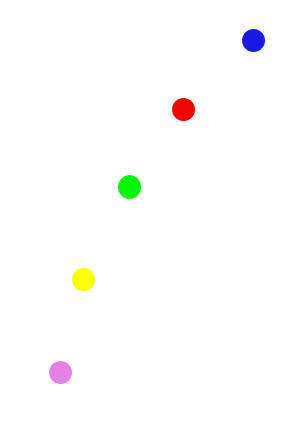
//> input picture week-02/task-02/assets/input_01.jpg, 300 x 425 px
$ ./main   (built with g++ and OpenCV 4)
//> lines starting //> are read from the running program, lines starting //| are printed output that depends on the picture; after the words box and inside, x2 and y2 are one past the last pixel; in counts of white or black regions, pixels touching at a corner belong together
#include <opencv2/opencv.hpp>
#include <iostream>

using namespace cv;
using namespace std;

int pxb_max = 0, pxb_min = 0, pyb_min = 0;
int xb_tmp = 0, yb_tmp = 0;

int pxr_max = 0, pxr_min = 0, pyr_min = 0;
int xr_tmp = 0, yr_tmp = 0;

int pxg_max = 0, pxg_min = 0, pyg_min = 0;
int xg_tmp = 0, yg_tmp = 0;

int pxy_max = 0, pxy_min = 0, pyy_min = 0;
int xy_tmp = 0, yy_tmp = 0;

int pxp_max = 0, pxp_min = 0, pyp_min = 0;
int xp_tmp = 0, yp_tmp = 0;

int main()
{
    int count = 0;
    Mat img = imread("./assets/input_01.jpg", 1);
//> img is the input picture: 425 rows x 300 cols, CV_8UC3; mean B, G, R 252.3, 253, 253.2
    Point pt;

    //rows = 425 , cols = 300
    for (pt.x = 0; pt.x <= img.rows; pt.x++)
    {
        for (pt.y = 0; pt.y <= img.cols; pt.y++)
        {
            Vec3b Color = img.at<Vec3b>(pt.x, pt.y);

            //find blue_circle
            if (Color[0] >= 100 && Color[1] < 50 && Color[2] < 50)
            {
                if (count == 0)
                {
                    count = count + 1;
                    pxb_min = pt.x;
                    pyb_min = pt.y;
                }
                if (pxb_min < pt.x)
                {
                    pxb_max = pt.x;
                }
            }
            // find red_circle
            else if (Color[2] >= 100 && Color[0] < 50 && Color[1] < 50)
            {
                if (count == 1)
                {
                    count = count + 1;
                    pxr_min = pt.x;
                    pyr_min = pt.y;
                }
                if (pxr_min < pt.x)
                {
                    pxr_max = pt.x;
                }
            }
            // find green_circle
            else if (Color[1] >= 100 && Color[0] < 50 && Color[2] < 50)
            {
                if (count == 2)
                {
                    count = count + 1;
                    pxg_min = pt.x;
                    pyg_min = pt.y;
                }
                if (pxg_min < pt.x)
                {
                    pxg_max = pt.x;
                }
            }
            // find yellow_circle
            else if (Color[0] < 20 && Color[1] >= 100 && Color[2] >= 100)
            {
                if (count == 3)
                {
                    count = count + 1;
                    pxy_min = pt.x;
                    pyy_min = pt.y;
                }
                if (pxy_min < pt.x)
                {
                    pxy_max = pt.x;
                }
            }
            // find pink_circle
            if (Color[0] >= 200 && Color[1] < 150 && Color[2] >= 200)
            {
                if (count == 4)
                {
                    count = count + 1;
                    pxp_min = pt.x;
                    pyp_min = pt.y;
                }
                if (pxp_min < pt.x)
                {
                    pxp_max = pt.x;
                }
            }
        }
    }
//> this loop made 426 passes
//> (count, pxb_min, pyb_min, pxb_max) on passes 1 to 3: (0, 0, 0, 0), (0, 0, 0, 0), (0, 0, 0, 0)
//> after the loop, count = 5; pxb_min = 29; pyb_min = 253; pxb_max = 51; pxr_min = 98; pyr_min = 182; pxg_min = 175; pyg_min = 128; pxy_min = 269; pyy_min = 80; pxp_min = 361

    yb_tmp = round((pxb_min + pxb_max) / 2);
//> yb_tmp = 40
    xb_tmp = (pyb_min);
//> xb_tmp = 253

    yr_tmp = round((pxr_min + pxr_max) / 2);
//> yr_tmp = 109
    xr_tmp = (pyr_min);
//> xr_tmp = 182

    yg_tmp = round((pxg_min + pxg_max) / 2);
//> yg_tmp = 186
    xg_tmp = (pyg_min);
//> xg_tmp = 128

    yy_tmp = round((pxy_min + pxy_max) / 2);
//> yy_tmp = 279
    xy_tmp = (pyy_min);
//> xy_tmp = 80

    yp_tmp = round((pxp_min + pxp_max) / 2);
//> yp_tmp = 372
    xp_tmp = (pyp_min);

    //line(#img, Point(start_x,start_y), Point(end_x,end_y), line_color, line_fontsize)
    line(img, Point(xb_tmp, yb_tmp), Point(xr_tmp, yr_tmp), Scalar(0, 0, 0), 1);
//> img: 425 rows x 300 cols, CV_8UC3; 0.06% of pixels changed, all inside (x1, y1, x2, y2) = (182, 40, 254, 110)

    line(img, Point(xr_tmp, yr_tmp), Point(xg_tmp, yg_tmp), Scalar(0, 0, 0), 1);
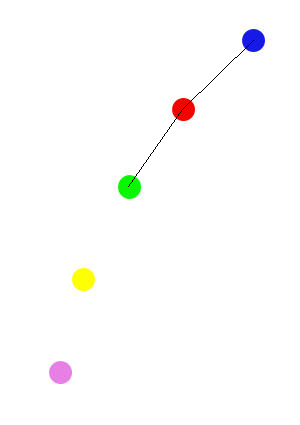
//> img: 425 rows x 300 cols, CV_8UC3; mean B, G, R 252, 252.7, 253

    line(img, Point(xg_tmp, yg_tmp), Point(xy_tmp, yy_tmp), Scalar(0, 0, 0), 1);
//> img: 425 rows x 300 cols, CV_8UC3; 0.07% of pixels changed, all inside (x1, y1, x2, y2) = (80, 187, 128, 280)

    line(img, Point(xy_tmp, yy_tmp), Point(xp_tmp, yp_tmp), Scalar(0, 0, 0), 1);
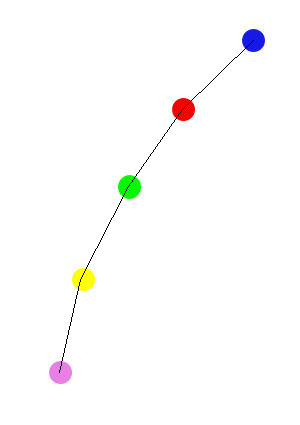
//> img: 425 rows x 300 cols, CV_8UC3; mean B, G, R 251.7, 252.4, 252.6

    imshow("output", img);

    waitKey(0);

    return 0;
}
